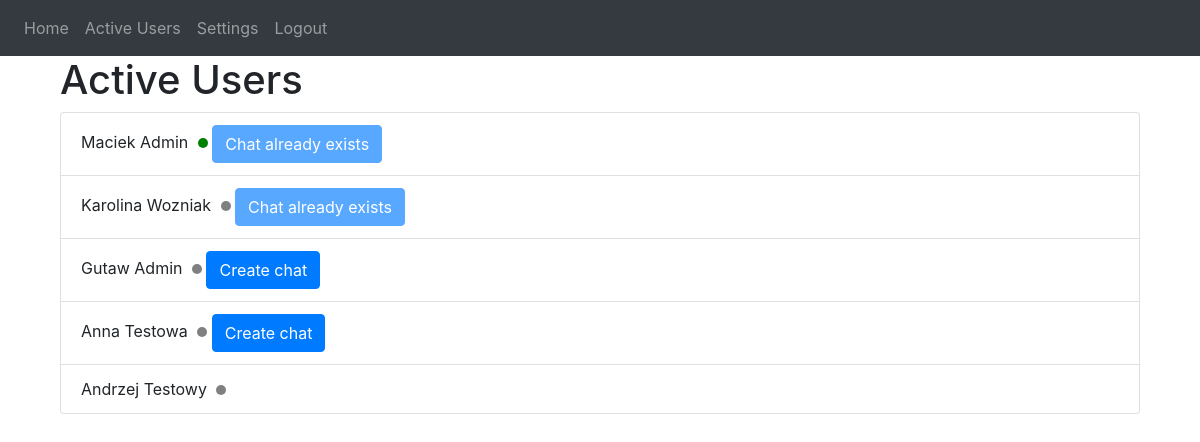
Before: /active (signed in) with the older database file.
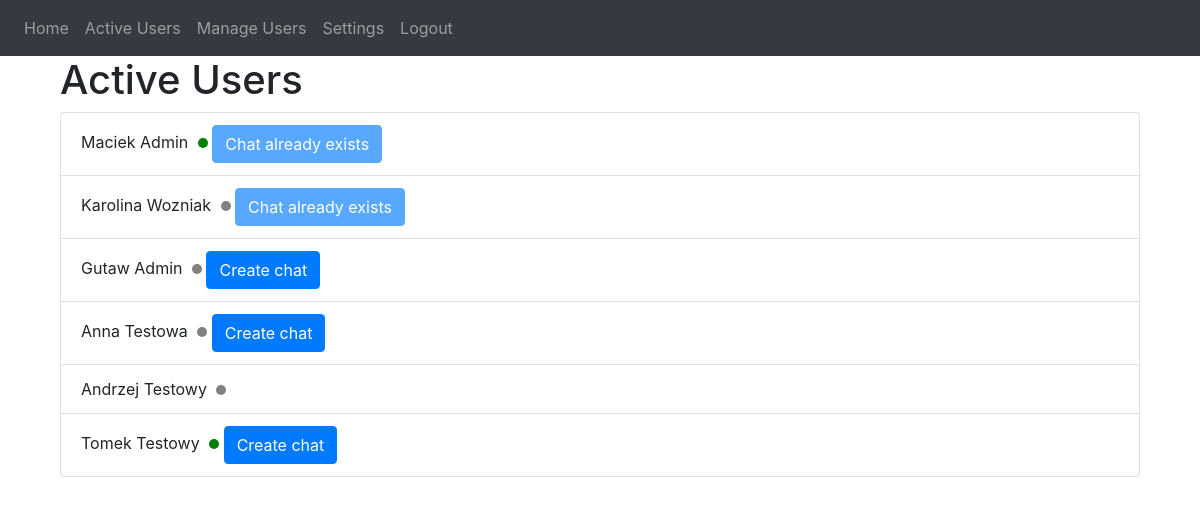
After: the same page with the newer database file.
### website/models.py (models this page shows)
class User(db.Model, UserMixin):
    id = db.Column(db.Integer, primary_key=True)
    first_name = db.Column(db.String(50), nullable=False)
    last_name = db.Column(db.String(50), nullable=False)
    email = db.Column(db.String(100), unique=True, nullable=False)
    password = db.Column(db.String(100), nullable=False)
    is_moderator = db.Column(db.Boolean, default=False)
    is_online = db.Column(db.Boolean, default=True)
    last_seen = db.Column(db.DateTime(timezone=True), default=func.now())

### website/views.py (the view)
@views.route('/active', methods=['GET', 'POST'])
def active():
    users = User.query.all()
    chats = Chat.query.all()
    def is_user_online(user):
        return user.is_online
    return render_template('active.html', users=users, user=current_user, chats=chats, is_user_online=is_user_online)

### website/__init__.py (called while the page is built)
def create_app():
    app = Flask(__name__)
    app.config['SECRET_KEY'] = 'hjshjhdjah kjshkjdhjs'
    app.config['SQLALCHEMY_DATABASE_URI'] = f'sqlite:///{DB_NAME}'
    db.init_app(app)
    socketio.init_app(app)
    from .views import views
    from .auth import auth
    app.register_blueprint(views, url_prefix='/')
    app.register_blueprint(auth, url_prefix='/')
    from .models import User
    with app.app_context():
        db.create_all()
    login_manager = LoginManager()
    login_manager.login_view = 'auth.login'
    login_manager.init_app(app)
    @login_manager.user_loader
    def load_user(id):
        return User.query.get(int(id))
    return app

### website/views.py (called while the page is built)
@views.before_request
@login_required
def update_last_seen():
    user = User.query.filter_by(id=current_user.id).first()
    if user:
        user.is_online = True
        user.last_seen = datetime.now()
        db.session.commit()

### website/templates/active.html (shortened to what this page needs)
{% extends "base.html" %}
{% block content %}
<div class="container">
	<h1>Active Users</h1>
	<ul class="list-group">
		{% for user in users %}
		<li class="list-group-item">
			{{ user.first_name }} {{ user.last_name }}
			{% if user.is_online %}
			<span class="dot dot-green"></span>
			{% else %}
			<span class="dot dot-gray"></span>
			{% endif %}
			{% if user.id != current_user.id %}
				{% set chat_exists = [] %}
				{% for chat in chats %}
					{% if chat.user1_id == current_user.id and chat.user2_id == user.id %}
						{% set temp = chat_exists.append(true)%}
					{% elif chat.user1_id == user.id and chat.user2_id == current_user.id %}
						{% set temp = chat_exists.append(true) %}
					{% endif %}
				{% endfor %}
				{% if chat_exists %}
					<button class="btn btn-primary create-chat-btn" data-userid="exists" disabled>
						Chat already exists
					</button>
				{% else %}
					<button class="btn btn-primary create-chat-btn" data-userid="{{ user.id }}">
						Create chat
					</button>
				{% endif %}
			{% endif %}
		</li>
		{% endfor %}
	</ul>
</div>
{% endblock %}

Changed rows visible on the page:
changed User "Andrzej": is_moderator False → True (drawn)
added User: first_name "Tomek", last_name "Testowy", is_online True (drawn)
Other visible differences:
text now shown: "Manage Users"
